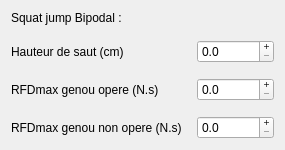
    <widget class="QWidget" name="layoutWidget_26">
     <property name="geometry">
      <rect>
       <x>20</x>
       <y>710</y>
       <width>317</width>
       <height>198</height>
      </rect>
     </property>
     <layout class="QGridLayout" name="gridLayout_sjB_2">
      <property name="sizeConstraint">
       <enum>QLayout::SizeConstraint::SetFixedSize</enum>
      </property>
      <property name="spacing">
       <number>15</number>
      </property>
      <item row="3" column="1">
       <widget class="QDoubleSpinBox" name="doubleSpinBox_h_rfdmaxNOSj">
        <property name="cursor">
         <cursorShape>ArrowCursor</cursorShape>
        </property>
        <property name="buttonSymbols">
         <enum>QAbstractSpinBox::ButtonSymbols::PlusMinus</enum>
        </property>
        <property name="accelerated">
         <bool>true</bool>
        </property>
        <property name="decimals">
         <number>1</number>
        </property>
        <property name="maximum">
         <double>100000.000000000000000</double>
        </property>
       </widget>
      </item>
      <item row="1" column="0">
       <widget class="QLabel" name="label_hauteur_saut_sj_2">
        <property name="text">
         <string>Hauteur de saut (cm)</string>
        </property>
       </widget>
      </item>
      <item row="2" column="0">
       <widget class="QLabel" name="label_fmax_sj_2">
        <property name="text">
         <string>RFDmax genou opere (N.s)</string>
        </property>
       </widget>
      </item>
      <item row="3" column="0">
       <widget class="QLabel" name="label_pmax_Sj_2">
        <property name="text">
         <string>RFDmax genou non opere (N.s)</string>
        </property>
       </widget>
      </item>
      <item row="2" column="1">
       <widget class="QDoubleSpinBox" name="doubleSpinBox_h_rfdmaxOSj">
        <property name="cursor">
         <cursorShape>ArrowCursor</cursorShape>
        </property>
        <property name="buttonSymbols">
         <enum>QAbstractSpinBox::ButtonSymbols::PlusMinus</enum>
        </property>
        <property name="accelerated">
         <bool>true</bool>
        </property>
        <property name="decimals">
         <number>1</number>
        </property>
        <property name="maximum">
         <double>100000.000000000000000</double>
        </property>
       </widget>
      </item>
      <item row="1" column="1">
       <widget class="QDoubleSpinBox" name="doubleSpinBox_h_hauteurSautSj">
        <property name="cursor">
         <cursorShape>ArrowCursor</cursorShape>
        </property>
        <property name="buttonSymbols">
         <enum>QAbstractSpinBox::ButtonSymbols::PlusMinus</enum>
        </property>
        <property name="accelerated">
         <bool>true</bool>
        </property>
        <property name="decimals">
         <number>1</number>
        </property>
        <property name="maximum">
         <double>100000.000000000000000</double>
        </property>
       </widget>
      </item>
      <item row="0" column="0" colspan="2">
       <widget class="QLabel" name="label_test_sjB_2">
        <property name="text">
         <string>Squat jump Bipodal :</string>
        </property>
        <property name="textFormat">
         <enum>Qt::TextFormat::RichText</enum>
        </property>
       </widget>
      </item>
     </layout>
    </widget>
